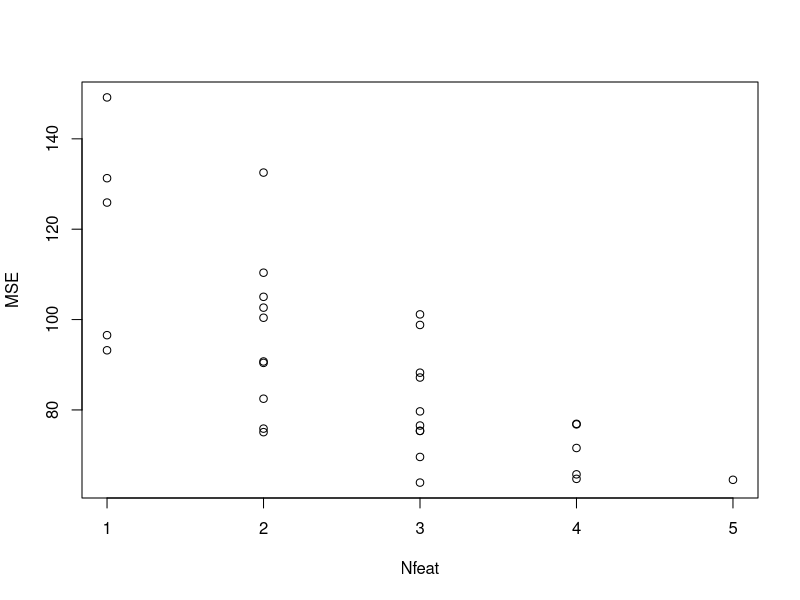

This chart was generated by the following R code:

############
###Step 1###
############
#linear regression
mylin=function(X,Y,Xpred){
  Xpred1=cbind(1,Xpred)     #Do this to be able to multiply with our constant in the model
  X = cbind(1,X)
  #MISSING: check formulas for linear regression and compute beta
  beta = solve(t(X)%*%X)%*%t(X)%*%Y
  Res=Xpred1%*%beta         #We multiply with Xpred1 because we want the predicted values
  return(Res)
}

myCV=function(X,Y,Nfolds){
  n=length(Y)
  p=ncol(X)
  set.seed(12345)
  ind=sample(n,n)    #Permute the observations randomly
  X1=X[ind,]
  Y1=Y[ind]
  #sF=floor(n/Nfolds)
  MSE=numeric(2^p-1)
  Nfeat=numeric(2^p-1)
  Features=list()
  curr=0
  
  #we assume 5 features.
  
  for (f1 in 0:1)
    for (f2 in 0:1)
      for(f3 in 0:1)
        for(f4 in 0:1)
          for(f5 in 0:1){
            model= c(f1,f2,f3,f4,f5)
            if (sum(model)==0) next()
            SSE=0
            
            folds = cut(seq(1,nrow(X1)),breaks=Nfolds,labels=FALSE)      #Create folds
            for (k in 1:Nfolds){
              #MISSING: compute which indices should belong to current fold
              testIndexes = which(folds==k,arr.ind=TRUE)
              testDataX = X1[testIndexes, ]
              testDataY = Y1[testIndexes]
              trainDataX = X1[-testIndexes, ]
              trainDataY = Y1[-testIndexes]
              
              #MISSING: implement cross-validation for model with features in "model" and iteration i.
              index = seq(1:5)*model
              testDataX = as.matrix(testDataX[,index])
              trainDataX = as.matrix(trainDataX[,index])
             
              #MISSING: Get the predicted values for fold 'k', Ypred, and the original values for fold 'k', Yp.
              Ypred = mylin(trainDataX,trainDataY,testDataX)
              Yp = testDataY
              SSE=SSE+sum((Ypred-Yp)^2)
            }
            curr=curr+1
            MSE[curr]=SSE/n
            Nfeat[curr]=sum(model)
            Features[[curr]]=model
            
          }
  
  #MISSING: plot MSE against number of features
  plot(Nfeat,MSE)
  i=which.min(MSE)
  return(list(CV=MSE[i], Features=Features[[i]]))
  #return(X1)
}

############
###Step 2###
############
cross = myCV(as.matrix(swiss[,2:6]), swiss[[1]], 5) #Sends in X, Y and Nfolds

